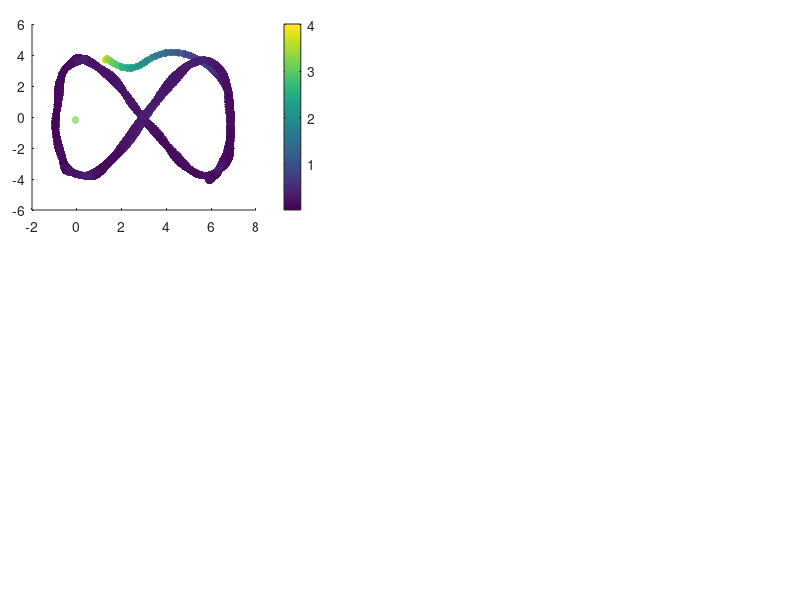

The MATLAB script that drew this image: (Note: this script raises an error after producing the figure.)
%% Code to show the results of the Inverse kinematic controller

% Clean variables
clc, clear all, close all;
 
%% CARGA MIL
load('MPC_Real.mat'); 

h_Real = x_states(1:4,:);
u_Real = x_states(5:8,:);

%%Tarea deseada
hd = ref(1:4,:);
hd_p = ref(5:8,:);

t = t_time(1,1:end-31);
% t_1 = t;

% Action de control dinamica
u = u_input;

% Error definition
for k = 1:length(t)
    error_vector(:,k) = hd(1:3, k)-h_Real(1:3, k);
    error_dynamic(k) = norm(error_vector(:,k),2);
end

% Figure propert%% Figures
lw = 1; % linewidth 1
lwV = 2; % linewidth 2
fontsizeLabel = 11; %11
fontsizeLegend = 11;
fontsizeTicks = 11;
fontsizeTitel = 11;
sizeX = 1300; % size figure
sizeY = 750; % size figure

% color propreties
c1 = [80, 81, 79]/255;
c2 = [244, 213, 141]/255;
c3 = [242, 95, 92]/255;
c4 = [112, 141, 129]/255;

C18 = [0 0 0];
c5 = [130, 37, 37]/255;
c6 = [205, 167, 37]/255;
c7 = [81, 115, 180]/255;

C1 = [246 170 141]/255;
C2 = [51 187 238]/255;
C3 = [0 153 136]/255;
C4 = [238 119 51]/255;
C5 = [204 51 17]/255;
C6 = [238 51 119]/255;
C7 = [187 187 187]/255;
C8 = [80 80 80]/255;
C9 = [140 140 140]/255;
C10 = [0 128 255]/255;
C11 = [234 52 89]/255;
C12 = [39 124 252]/255;
C13 = [40 122 125]/255;
%C14 = [86 215 219]/255;
C14 = [252 94 158]/255;
C15 = [244 171 39]/255;
C16 = [100 121 162]/255;
C17 = [255 0 0]/255;
%% New color slection

figure('Position', [500 500 sizeX sizeY])
set(gcf, 'Position', [500 500 sizeX sizeY]);
fig1_comps.fig = gcf;

% Figure 1
axes('Position',[0.04 0.65 .35 .31]);
%% Colorbar
scatter(h_Real(1, :),h_Real(2, :),30,error_dynamic,'filled','MarkerFaceAlpha',0.7);
c = colorbar;
c.Label.Interpreter = 'latex';
c.Label.String = '$\textrm{Error}~||\tilde{\mathbf{\eta}}||$';

set(c,'TickLabelInterpreter','latex')

%% Desired Trajectory
hd_plot = line(hd(1,:),hd(2,:));
set(hd_plot, 'LineStyle', '--', 'Color', C8, 'LineWidth', 1.2*lw)

%% Real Trajectory
h_plot = line(h_Real(1,:),h_Real(2,:));
set(h_plot, 'LineStyle', '-', 'Color', C18, 'LineWidth', 1.2*lw)

%% Title of the image
hTitle_1 = title({'$\textrm{(a)}$'},'fontsize',14,'interpreter','latex','Color',C18);
%hXLabel_1 = xlabel('$x~[m]$','fontsize',9,'interpreter','latex', 'Color',C18);
hYLabel_1 = ylabel('$y~[m]$','fontsize',9,'interpreter','latex', 'Color',C18);

%% Legend nomeclature
hLegend_1 = legend([hd_plot, h_plot],{'$\mathbf{\eta}_d$','$\mathbf{\eta}$'},'fontsize',12,'interpreter','latex','Color',[255 255 255]/255,'Location','best','NumColumns',1,'TextColor','black');
set(gca,'ticklabelinterpreter','latex',...
        'fontsize',1.3*fontsizeTicks)
% Figure properties
ax_1 = gca;
ax_1.Box = 'on';
ax_1.BoxStyle = 'full';
ax_1.TickLength = [0.005;0.005];
ax_1.TickDirMode = 'auto';
ax_1.YMinorTick = 'on';
ax_1.XMinorTick = 'on';
% ax_2.XTickLabel = [];
ax_1.XMinorGrid = 'on';
ax_1.YMinorGrid = 'on';
%ax_2.MinorGridColor = '#8f8f8f';
ax_1.MinorGridAlpha = 0.15;
ax_1.LineWidth = 0.8;
ax_1.XLim = [min(h_Real(1,:))-0.2 max(h_Real(1,:))+0.2];
ax_1.YLim = [min(h_Real(2,:))-0.2 max(h_Real(2,:))+0.2];

% Figure 2
axes('Position',[0.04 0.28 .35 .31]);
%% Colorbar
scatter(h_Real(1, :),h_Real(3, :),30,error_dynamic,'filled','MarkerFaceAlpha',0.7);
c = colorbar;
c.Label.Interpreter = 'latex';
c.Label.String = '$\textrm{Error}~||\tilde{\mathbf{\eta}}||$';

set(c,'TickLabelInterpreter','latex')

%% Desired Trajectory
hd_plot_2 = line(hd(1,:),hd(3,:));
set(hd_plot_2, 'LineStyle', '--', 'Color', C8, 'LineWidth', 1.2*lw)

%% Real Trajectory
h_plot_2 = line(h_Real(1,:),h_Real(3,:));
set(h_plot_2, 'LineStyle', '-', 'Color', C18, 'LineWidth', 1.2*lw)

%% Title of the image
hTitle_2 = title({'$\textrm{(b)}$'},'fontsize',14,'interpreter','latex','Color',C18);
hXLabel_2 = xlabel('$x~[m]$','fontsize',9,'interpreter','latex', 'Color',C18);
hYLabel_2 = ylabel('$z~[m]$','fontsize',9,'interpreter','latex', 'Color',C18);

%% Legend nomeclature
hLegend_2 = legend([hd_plot_2, h_plot_2],{'$\mathbf{\eta}_d$','$\mathbf{\eta}$'},'fontsize',12,'interpreter','latex','Color',[255 255 255]/255,'Location','best','NumColumns',1,'TextColor','black');
set(gca,'ticklabelinterpreter','latex',...
        'fontsize',1.3*fontsizeTicks)
% Figure properties
ax_2 = gca;
ax_2.Box = 'on';
ax_2.BoxStyle = 'full';
ax_2.TickLength = [0.005;0.005];
ax_2.TickDirMode = 'auto';
ax_2.YMinorTick = 'on';
ax_2.XMinorTick = 'on';
% ax_2.XTickLabel = [];
ax_2.XMinorGrid = 'on';
ax_2.YMinorGrid = 'on';
%ax_2.MinorGridColor = '#8f8f8f';
ax_2.MinorGridAlpha = 0.15;
ax_2.LineWidth = 0.8;
ax_2.XLim = [min(h_Real(1,:))-0.2 max(h_Real(1,:))+0.2];
ax_2.YLim = [min(h_Real(3,:))-0.2 max(h_Real(3,:))+0.2];

axes('Position',[0.45 0.65 .54 .31]);
%% Data generation
error_x_plot = line(t,error_vector(1,:));
set(error_x_plot, 'LineStyle', '-', 'Color', C5, 'LineWidth', 1.1*lw);
error_y_plot = line(t,error_vector(2,:));
set(error_y_plot, 'LineStyle', '-', 'Color', C3, 'LineWidth', 1.1*lw);
error_z_plot = line(t,error_vector(3,:));
set(error_z_plot, 'LineStyle', '-', 'Color', c7, 'LineWidth', 1.1*lw);

% fig1_comps.p1 = ul_plot;
%% Title of the image
hTitle_3 = title({'$\textrm{(c)}$'},'fontsize',14,'interpreter','latex','Color',C18);
%xlabel('$\textrm{Time}[s]$','fontsize',10,'interpreter','latex','Color',C18);
ylabel('$\textrm{Control Error}~[m]$','fontsize',10,'interpreter','latex', 'Color',C18);

%% Legend nomeclature
hLegend_3 = legend([error_x_plot,error_y_plot, error_z_plot],{'$\tilde{\mathbf{\eta}}_x$','$\tilde{\mathbf{\eta}}_y$','$\tilde{\mathbf{\eta}}_z$'},'fontsize',12,'interpreter','latex','Color',[255 255 255]/255,'Location','northeast','NumColumns',1,'TextColor','black');
 set(gca,'ticklabelinterpreter','latex',...
         'fontsize',1.3*fontsizeTicks)
%% Figure properties
ax_3 = gca;
ax_3.Box = 'on';
ax_3.BoxStyle = 'full';
ax_3.TickLength = [0.01;0.01];
ax_3.TickDirMode = 'auto';
ax_3.XTickLabel = [];
ax_3.YMinorTick = 'on';
ax_3.XMinorTick = 'on';
ax_3.XMinorGrid = 'on';
ax_3.YMinorGrid = 'on';
%ax_1.MinorGridColor = '#8f8f8f';
ax_3.MinorGridAlpha = 0.15;
ax_3.LineWidth = 0.8;
ax_3.XLim = [0 t(end)];
ax_3.YLim = [-3.5, 4]; % Establecer los límites en Y

%% Zoom Plot
axes('Position',[0.70 0.85 .2 .1]);
index_zoom_1 = (t>=20) & (t<=30);
error_x_plot_zoom = line(t(index_zoom_1),hd(1,(index_zoom_1))-h_Real(1,(index_zoom_1)));
error_y_plot_zoom = line(t(index_zoom_1),hd(2,(index_zoom_1))-h_Real(2,(index_zoom_1)));
error_z_plot_zoom = line(t(index_zoom_1),hd(3,(index_zoom_1))-h_Real(3,(index_zoom_1)));

set(error_x_plot_zoom, 'LineStyle', '-', 'Color', C5, 'LineWidth', lw*0.8);
set(error_y_plot_zoom, 'LineStyle', '-', 'Color', C3, 'LineWidth', lw*0.8);
set(error_z_plot_zoom, 'LineStyle', '-', 'Color', c7, 'LineWidth', lw*0.8);

set(gca,'ticklabelinterpreter','latex',...
         'fontsize',fontsizeTicks*0.5)
ax_1_zoom = gca;
ax_1_zoom.Box = 'on';
ax_1_zoom.BoxStyle = 'full';
ax_1_zoom.TickLength = [0.01;0.01];
%ax_1_zoom.YLim = [-0.5 0.5];
%ax_1_zoom.YTickLabel = [];
%ax_1_zoom.XTickLabel = [];
ax_1_zoom.TickDirMode = 'manual';
ax_1_zoom.TickDir = 'in';
ax_1_zoom.YMinorTick = 'on';
ax_1_zoom.XMinorTick = 'on';
ax_1_zoom.LineWidth = 0.5;
ax_1_zoom.XMinorGrid = 'on';
ax_1_zoom.YMinorGrid = 'on';
axes('Position',[0.45 0.28 .54 .31]);
%% Data generation
error_vx_plot = line(t(1,1:length(u(1,:))),u(1,:));
set(error_vx_plot, 'LineStyle', '-', 'Color', C5, 'LineWidth', 1.3*lw);
error_vy_plot = line(t(1,1:length(u(2,:))),u(2,:));
set(error_vy_plot, 'LineStyle', '-', 'Color', C3, 'LineWidth', 1.3*lw);
error_vz_plot = line(t(1,1:length(u(3,:))),u(3,:));
set(error_vz_plot, 'LineStyle', '-', 'Color', c7, 'LineWidth', 1.3*lw);

% fig1_comps.p1 = ul_plot;
%% Title of the image
hTitle_4 = title({'$\textrm{(d)}$'},'fontsize',14,'interpreter','latex','Color',C18);
xlabel('$\textrm{Time}[s]$','fontsize',10,'interpreter','latex','Color',C18);
ylabel('$\textrm{Inputs}~[m/s]$','fontsize',10,'interpreter','latex', 'Color',C18);

%% Legend nomeclature
hLegend_4 = legend([error_vx_plot,error_vy_plot, error_vz_plot],{'${\mu}_{l}$','${\mu}_{m}$','${\mu}_{n}$'},'fontsize',12,'interpreter','latex','Color',[255 255 255]/255,'Location','northeast','NumColumns',1,'TextColor','black');
 set(gca,'ticklabelinterpreter','latex',...
         'fontsize',1.3*fontsizeTicks)
%% Figure properties
ax_4 = gca;
ax_4.Box = 'on';
ax_4.BoxStyle = 'full';
ax_4.TickLength = [0.01;0.01];
ax_4.TickDirMode = 'auto';
ax_4.YMinorTick = 'on';
ax_4.XMinorTick = 'on';
ax_4.XMinorGrid = 'on';
ax_4.YMinorGrid = 'on';
%ax_1.MinorGridColor = '#8f8f8f';
ax_4.MinorGridAlpha = 0.15;
ax_4.LineWidth = 0.8;
ax_4.XLim = [0 t(end)];
ax_4.YLim = [-5.7, 5.0]; % Establecer los límites en Y
% 
set(gcf, 'Color', 'w'); % Sets axes background
%%
export_fig c_Results_MPC_Real.pdf -q101

